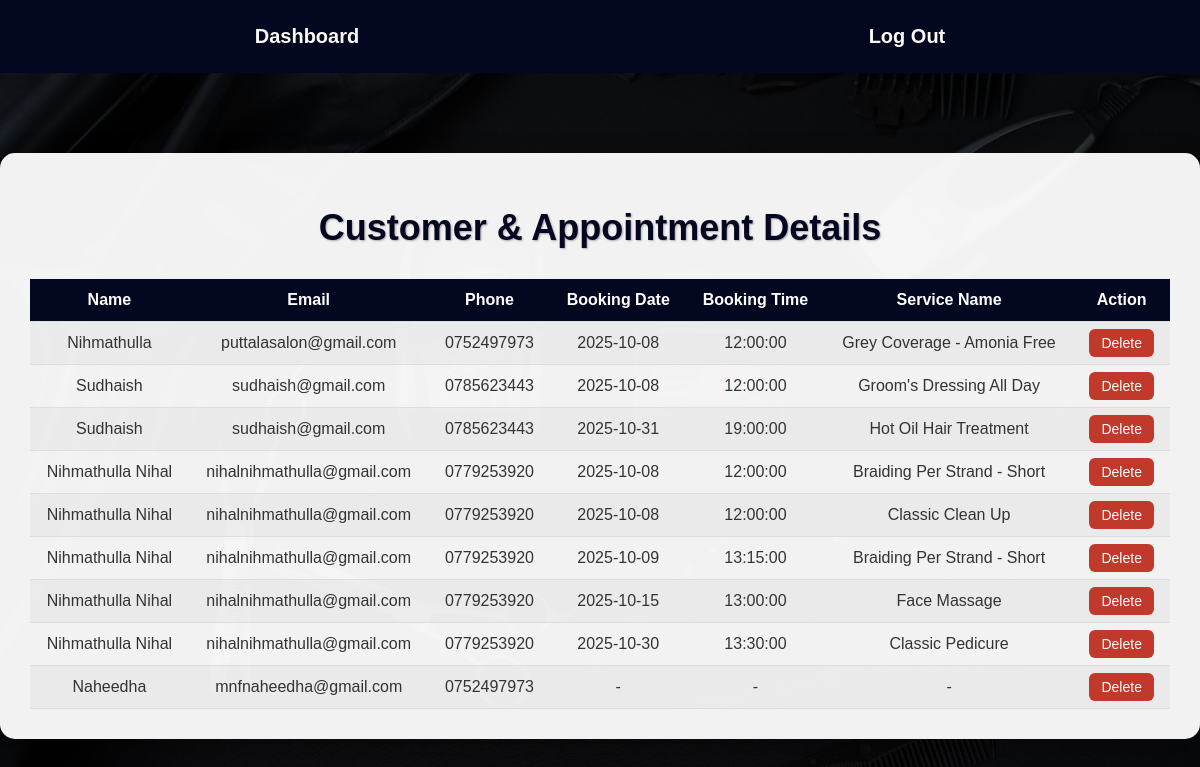
Screenshot of /cdetails.php (signed in) with the database file from the repository.
### tables this page shows
CREATE TABLE IF NOT EXISTS `appointments` (
  `id` int NOT NULL AUTO_INCREMENT,
  `booking_date` date NOT NULL,
  `booking_time` time NOT NULL,
  `service_id` int NOT NULL,
  `customer_id` int NOT NULL,
  PRIMARY KEY (`id`),
  KEY `service_id` (`service_id`),
  KEY `service_id_2` (`service_id`),
  KEY `customer_id` (`customer_id`)
);

CREATE TABLE IF NOT EXISTS `customer` (
  `id` int NOT NULL AUTO_INCREMENT,
  `name` varchar(100) NOT NULL,
  `email` varchar(100) NOT NULL,
  `phone` varchar(20) NOT NULL,
  `password` varchar(255) NOT NULL,
  `role` enum('admin','customer') NOT NULL DEFAULT 'customer',
  PRIMARY KEY (`id`),
  UNIQUE KEY `email` (`email`)
);

CREATE TABLE IF NOT EXISTS `services` (
  `id` int NOT NULL AUTO_INCREMENT,
  `service_name` varchar(150) NOT NULL,
  `price` decimal(10,2) NOT NULL,
  `service_type` text NOT NULL,
  PRIMARY KEY (`id`)
);

### cdetails.php (the view, shortened to what this page needs)
<?php
include("db.php");
$sql = "SELECT c.id AS customer_id, c.name, c.email, c.phone,
               a.booking_date, a.booking_time, s.service_name
        FROM customer c
        LEFT JOIN appointments a ON c.id = a.customer_id
        LEFT JOIN services s ON a.service_id = s.id
        ORDER BY c.id DESC, a.booking_date, a.booking_time";
$result = $conn->query($sql);
?>
<!DOCTYPE html>
<html lang="en">
<head>
</head>
<body>
    <nav class="navbar">
    <a href="admindashboard.php" class="nav-link">Dashboard</a>
    <a href="logout.php" class="nav-link">Log Out</a>
    </nav>
<div class="container">
    <h1>Customer & Appointment Details</h1>
    <table>
        <tr>
            <th>Name</th>
            <th>Email</th>
            <th>Phone</th>
            <th>Booking Date</th>
            <th>Booking Time</th>
            <th>Service Name</th>
            <th>Action</th>
        </tr>
        <?php if($result->num_rows > 0): ?>
            <?php while($row = $result->fetch_assoc()): ?>
            <tr>
                <td><?= htmlspecialchars($row['name']) ?></td>
                <td><?= htmlspecialchars($row['email']) ?></td>
                <td><?= htmlspecialchars($row['phone']) ?></td>
                <td><?= $row['booking_date'] ?? '-' ?></td>
                <td><?= $row['booking_time'] ?? '-' ?></td>
                <td><?= $row['service_name'] ?? '-' ?></td>
                <td>
                    <a href="delete.php?id=<?= $row['customer_id'] ?>" class="button" onclick="return confirm('Are you sure you want to delete this customer?');">Delete</a>
                </td>
            </tr>
            <?php endwhile; ?>
        <?php else: ?>
            <tr>
                <td colspan="8">No customers found.</td>
            </tr>
        <?php endif; ?>
    </table>
</div>
</body>
</html>

### cdetails.php (style rules this page uses)
body { margin: 0; font-family: 'Verdana', sans-serif; background: linear-gradient(rgba(0,0,0,0.75), rgba(0,0,0,0.75)), url('./n.jpg') no-repeat center center fixed; background-size: cover; min-height: 100vh; color: #333; }
.navbar { display: flex; justify-content: space-around; background: #040720; padding: 20px 0; }
.nav-link { color: #FAF9F6; text-decoration: none; font-weight: bold; font-size: 20px; padding: 5px 10px; }
.container { background: rgba(255,255,255,0.95); width: 95%; max-width: 1200px; margin: 80px auto 50px auto; padding: 30px; border-radius: 15px; box-shadow: 0 10px 30px rgba(0,0,0,0.3); overflow-x: auto; }
h1 { text-align: center; color: #040720; margin-bottom: 30px; font-size: 36px; text-shadow: 1px 1px 2px rgba(0,0,0,0.3); }
table { width: 100%; border-collapse: collapse; font-size: 16px; min-width: 900px; }
th, td { padding: 12px 15px; text-align: center; border-bottom: 1px solid #ddd; }
th { background-color: #040720; color: #fff; font-weight: bold; }
tr:nth-child(even) { background-color: rgba(0,0,0,0.03); }
.button { background-color: #c0392b; color: white; padding: 6px 12px; border: none; border-radius: 6px; cursor: pointer; text-decoration: none; font-size: 14px; transition: all 0.3s ease; }

### rows the page displays
appointments: customer.name "Nihmathulla", customer.email "puttalasalon@gmail.com", customer.phone "0752497973", booking_date "2025-10-08", booking_time "12:00:00", service.service_name "Grey Coverage - Amonia Free"
appointments: customer.name "Sudhaish", customer.email "sudhaish@gmail.com", customer.phone "0785623443", booking_date "2025-10-08", booking_time "12:00:00", service.service_name "Groom's Dressing All Day"
appointments: customer.name "Sudhaish", customer.email "sudhaish@gmail.com", customer.phone "0785623443", booking_date "2025-10-31", booking_time "19:00:00", service.service_name "Hot Oil Hair Treatment"
appointments: customer.name "Nihmathulla Nihal", customer.email "nihalnihmathulla@gmail.com", customer.phone "0779253920", booking_date "2025-10-08", booking_time "12:00:00", service.service_name "Braiding Per Strand - Short"
appointments: customer.name "Nihmathulla Nihal", customer.email "nihalnihmathulla@gmail.com", customer.phone "0779253920", booking_date "2025-10-08", booking_time "12:00:00", service.service_name "Classic Clean Up"
appointments: customer.name "Nihmathulla Nihal", customer.email "nihalnihmathulla@gmail.com", customer.phone "0779253920", booking_date "2025-10-09", booking_time "13:15:00", service.service_name "Braiding Per Strand - Short"
appointments: customer.name "Nihmathulla Nihal", customer.email "nihalnihmathulla@gmail.com", customer.phone "0779253920", booking_date "2025-10-15", booking_time "13:00:00", service.service_name "Face Massage"
appointments: customer.name "Nihmathulla Nihal", customer.email "nihalnihmathulla@gmail.com", customer.phone "0779253920", booking_date "2025-10-30", booking_time "13:30:00", service.service_name "Classic Pedicure"
customer: name "Naheedha", email "mnfnaheedha@gmail.com", phone "0752497973", booking_date "-", booking_time "-", service_name "-"
